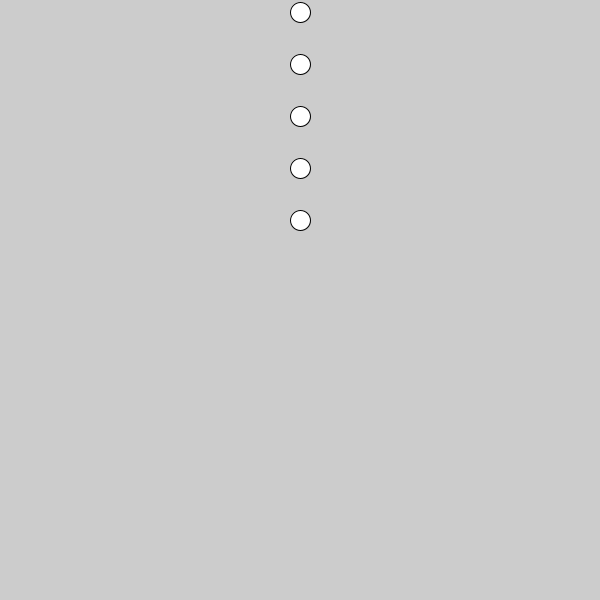
Frame 1 (no input)
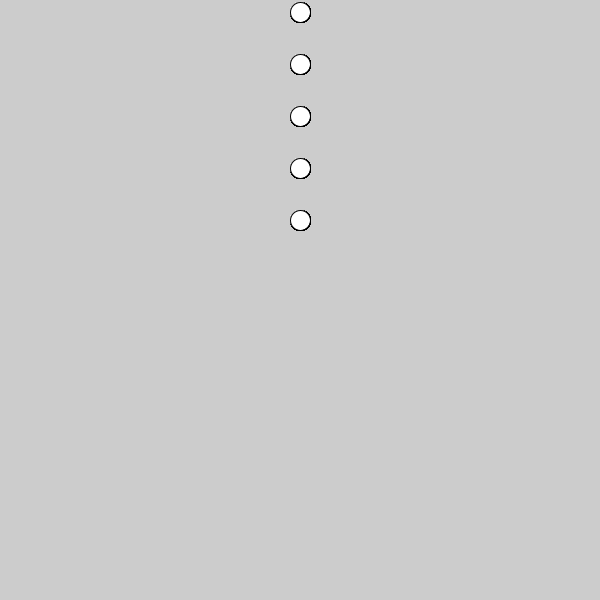
Frame 60 (the mouse pressed at the canvas centre just before this capture)
Frame 120 (the mouse held since frame 60 and released just before this capture): identical to frame 60, image omitted

The Processing sketch that drew these frames (run headless with seeded random() and noise(); from frame 60 on, the mouse is pressed at the canvas centre):

// Processing sketch: sketch_3_for
// ── sketch_3_for.pde
int edgeSize = 600;

void setup(){
  size(600, 600);
}

void draw(){
  for ( int i = 0; i < 10; i+=2 ){
    circle(edgeSize/2, 12 + i*26, 20);
  }
}
